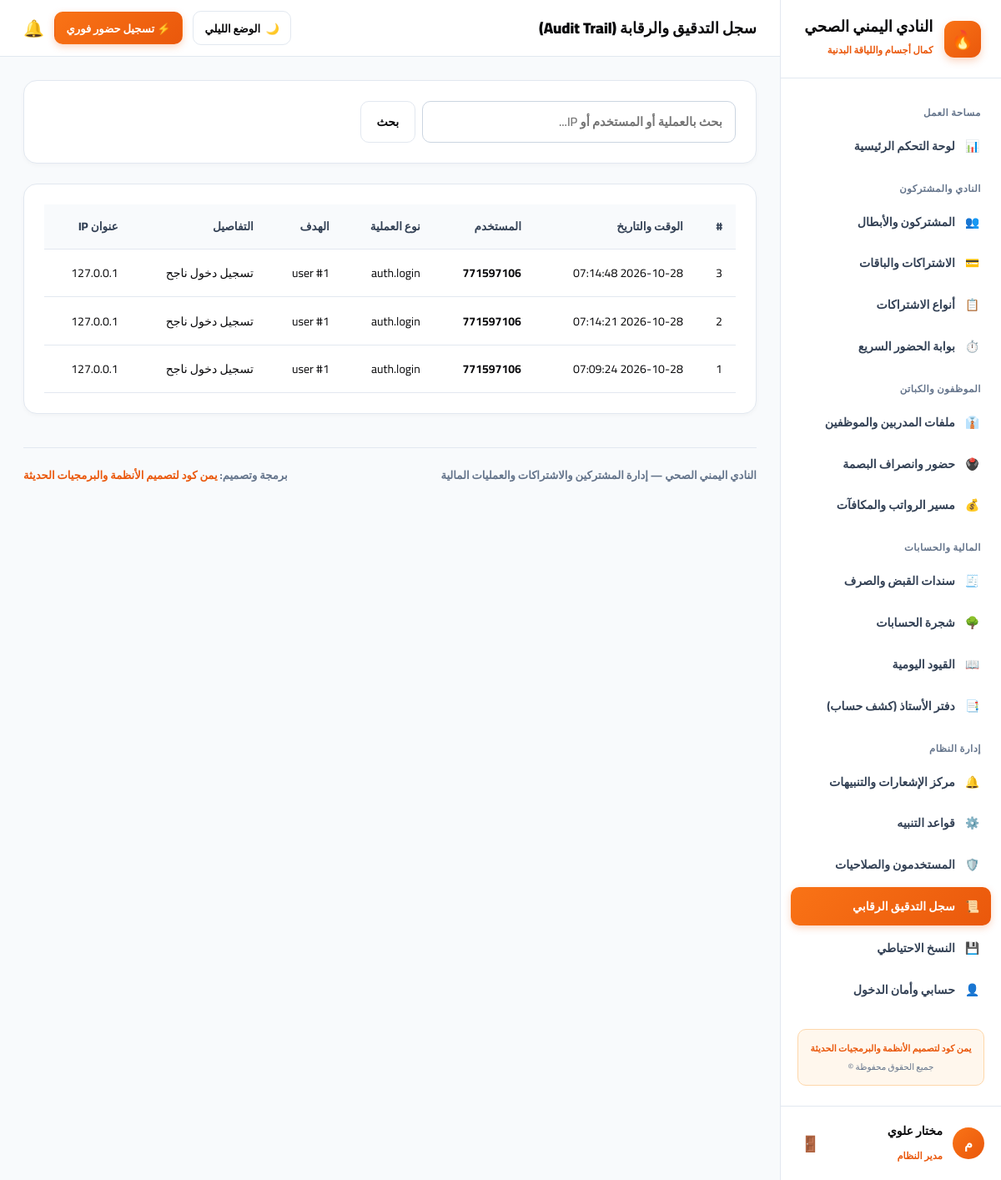
Before: /system/audit (signed in) with the older database file.
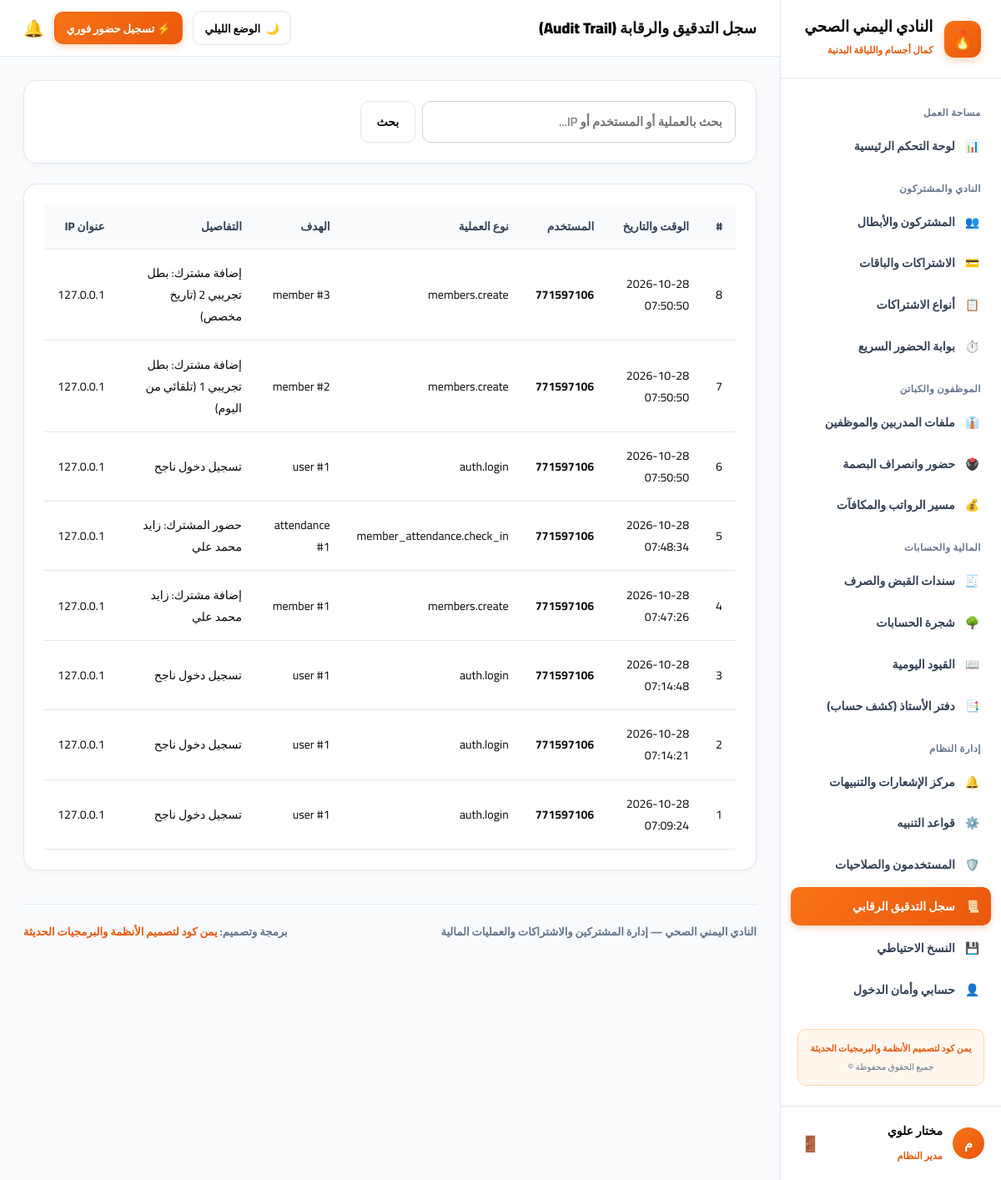
After: the same page with the newer database file.
### app/models.py (models this page shows, shortened)
class User(UserMixin, db.Model):
    __tablename__ = "users"
    id = db.Column(db.Integer, primary_key=True)
    username = db.Column(db.String(80), unique=True, nullable=False)
    password_hash = db.Column(db.String(255), nullable=False)
    full_name = db.Column(db.String(120), nullable=False)
    role_name = db.Column(db.String(50), default="مدير النظام")
    is_active = db.Column(db.Boolean, default=True)
    created_at = db.Column(db.DateTime, default=datetime.utcnow)

class AuditLog(db.Model):
    __tablename__ = "audit_logs"
    id = db.Column(db.Integer, primary_key=True)
    user_id = db.Column(db.Integer, nullable=True)
    username = db.Column(db.String(80), nullable=True)
    action = db.Column(db.String(100), nullable=False)
    target_type = db.Column(db.String(50), nullable=True)
    target_id = db.Column(db.String(50), nullable=True)
    details = db.Column(db.Text, nullable=True)
    ip_address = db.Column(db.String(50), default="127.0.0.1")
    created_at = db.Column(db.DateTime, default=datetime.utcnow)

### app/routes/system.py (the view, shortened to what this page needs)
@system_bp.route("/audit")
@login_required
def audit():
    q = request.args.get("q", "").strip()
    query = AuditLog.query
    logs = query.order_by(AuditLog.id.desc()).limit(100).all()
    return render_template("system/audit.html", logs=logs, q=q)

### app/templates/system/audit.html (shortened to what this page needs)
{% extends "base.html" %}
{% block header_title %}سجل التدقيق والرقابة (Audit Trail){% endblock %}
{% block content %}
<div class="card">
  <form method="GET" action="{{ url_for('system.audit') }}" style="display: flex; gap: 0.5rem; max-width: 450px;">
    <input type="text" name="q" value="{{ q }}" placeholder="بحث بالعملية أو المستخدم أو IP..." class="form-control">
    <button type="submit" class="btn btn-secondary">بحث</button>
  </form>
</div>
<div class="card">
  <div class="table-responsive">
    <table>
      <thead>
        <tr>
          <th>#</th>
          <th>الوقت والتاريخ</th>
          <th>المستخدم</th>
          <th>نوع العملية</th>
          <th>الهدف</th>
          <th>التفاصيل</th>
          <th>عنوان IP</th>
        </tr>
      </thead>
      <tbody>
        {% for l in logs %}
        <tr>
          <td>{{ l.id }}</td>
          <td>{{ l.created_at.strftime('%Y-%m-%d %H:%M:%S') }}</td>
          <td><strong>{{ l.username }}</strong></td>
          <td><code>{{ l.action }}</code></td>
          <td>{{ l.target_type or '-' }} {% if l.target_id %}#{{ l.target_id }}{% endif %}</td>
          <td>{{ l.details or '-' }}</td>
          <td><code>{{ l.ip_address }}</code></td>
        </tr>
        {% else %}
        <tr>
          <td colspan="7" style="text-align: center; color: #94a3b8; padding: 2rem;">لا توجد حركات مسجلة.</td>
        </tr>
        {% endfor %}
      </tbody>
    </table>
  </div>
</div>
{% endblock %}

### app/templates/base.html (shortened to what this page needs)
<!doctype html>
<html lang="ar" dir="rtl" data-theme="light">
<head>
  <link rel="stylesheet" href="{{ url_for('static', filename='css/theme-iron.css') }}">
</head>
<body>
  <div class="layout-root">
    <aside class="sidebar">
      <a href="{{ url_for('dashboard.index') }}" class="sidebar-brand">
        <div class="brand-icon">🔥</div>
        <div>
          <strong style="font-size: 1.15rem; display: block; line-height: 1.25; font-weight: 900;">النادي اليمني الصحي</strong>
          <span style="font-size: 0.72rem; color: var(--primary); font-weight: 800;">كمال أجسام واللياقة البدنية</span>
        </div>
      </a>
      <div class="sidebar-nav">
        <div class="nav-group-title">مساحة العمل</div>
        <a href="{{ url_for('dashboard.index') }}" class="nav-link {% if request.path == '/dashboard/' %}active{% endif %}">
          <span>📊</span>
          <span>لوحة التحكم الرئيسية</span>
        </a>
        <div class="nav-group-title">النادي والمشتركون</div>
        <a href="{{ url_for('members.index') }}" class="nav-link {% if '/members' in request.path %}active{% endif %}">
          <span>👥</span>
          <span>المشتركون والأبطال</span>
        </a>
        <a href="{{ url_for('subscriptions.index') }}" class="nav-link {% if request.path == '/subscriptions/' %}active{% endif %}">
          <span>💳</span>
          <span>الاشتراكات والباقات</span>
        </a>
        <a href="{{ url_for('subscriptions.plans') }}" class="nav-link {% if '/subscriptions/plans' in request.path %}active{% endif %}">
          <span>📋</span>
          <span>أنواع الاشتراكات</span>
        </a>
        <a href="{{ url_for('attendance.index') }}" class="nav-link {% if '/member-attendance' in request.path %}active{% endif %}">
          <span>⏱️</span>
          <span>بوابة الحضور السريع</span>
        </a>
        <div class="nav-group-title">الموظفون والكباتن</div>
        <a href="{{ url_for('employees.index') }}" class="nav-link {% if request.path == '/employees/' %}active{% endif %}">
          <span>👔</span>
          <span>ملفات المدربين والموظفين</span>
        </a>
        <a href="{{ url_for('employees.attendance') }}" class="nav-link {% if '/employees/attendance' in request.path %}active{% endif %}">
          <span>🖲️</span>
          <span>حضور وانصراف البصمة</span>
        </a>
        <a href="{{ url_for('employees.payroll') }}" class="nav-link {% if '/employees/payroll' in request.path %}active{% endif %}">
          <span>💰</span>
          <span>مسير الرواتب والمكافآت</span>
        </a>
        <div class="nav-group-title">المالية والحسابات</div>
        <a href="{{ url_for('accounting.vouchers') }}" class="nav-link {% if '/accounting/vouchers' in request.path %}active{% endif %}">
          <span>🧾</span>
          <span>سندات القبض والصرف</span>
        </a>
        <a href="{{ url_for('accounting.accounts') }}" class="nav-link {% if '/accounting/accounts' in request.path %}active{% endif %}">
          <span>🌳</span>
          <span>شجرة الحسابات</span>
        </a>
        <a href="{{ url_for('accounting.journal') }}" class="nav-link {% if '/accounting/journal' in request.path %}active{% endif %}">
          <span>📖</span>
          <span>القيود اليومية</span>
        </a>
        <a href="{{ url_for('accounting.ledger') }}" class="nav-link {% if '/accounting/ledger' in request.path %}active{% endif %}">
          <span>📑</span>
          <span>دفتر الأستاذ (كشف حساب)</span>
        </a>
        <div class="nav-group-title">إدارة النظام</div>
        <a href="{{ url_for('notifications.index') }}" class="nav-link {% if request.path == '/notifications/' %}active{% endif %}">
          <span>🔔</span>
          <span>مركز الإشعارات والتنبيهات</span>
        </a>
        <a href="{{ url_for('notifications.rules') }}" class="nav-link {% if '/notifications/rules' in request.path %}active{% endif %}">
          <span>⚙️</span>
          <span>قواعد التنبيه</span>
        </a>
        <a href="{{ url_for('auth.users') }}" class="nav-link {% if '/auth/users' in request.path %}active{% endif %}">
          <span>🛡️</span>
          <span>المستخدمون والصلاحيات</span>
        </a>
        <a href="{{ url_for('system.audit') }}" class="nav-link {% if '/system/audit' in request.path %}active{% endif %}">
          <span>📜</span>
          <span>سجل التدقيق الرقابي</span>
        </a>
        <a href="{{ url_for('system.backup') }}" class="nav-link {% if '/system/backup' in request.path %}active{% endif %}">
          <span>💾</span>
          <span>النسخ الاحتياطي</span>
        </a>
        <a href="{{ url_for('auth.profile') }}" class="nav-link {% if '/auth/profile' in request.path %}active{% endif %}">
          <span>👤</span>
          <span>حسابي وأمان الدخول</span>
        </a>
        <div style="margin: 1.5rem 0.5rem 0.5rem 0.5rem; padding: 0.75rem; background: var(--badge-fire-bg); border: 1px solid var(--badge-fire-border); border-radius: 10px; text-align: center;">
          <span style="display: block; font-size: 0.68rem; font-weight: 800; color: var(--primary);">يمن كود لتصميم الأنظمة والبرمجيات الحديثة</span>
          <span style="display: block; font-size: 0.65rem; color: var(--text-caption); margin-top: 2px;">جميع الحقوق محفوظة ©</span>
        </div>
      </div>
      <div class="sidebar-user">
        <div class="user-info">
          <div class="user-avatar">{{ current_user.full_name[0] if current_user.is_authenticated else 'م' }}</div>
          <div>
            <strong style="font-size: 0.88rem; display: block; font-weight: 900;">{{ current_user.full_name if current_user.is_authenticated else 'مستخدم' }}</strong>
            <span style="font-size: 0.72rem; color: var(--primary); font-weight: 800;">{{ current_user.role_name if current_user.is_authenticated else 'مدير النادي' }}</span>
          </div>
        </div>
        <form method="POST" action="{{ url_for('auth.logout') }}">
          <button type="submit" title="تسجيل الخروج" style="background: none; border: none; cursor: pointer; color: var(--text-caption); font-size: 1.15rem; padding: 4px;">
            🚪
          </button>
        </form>
      </div>
    </aside>
    <div class="main-wrapper">
      <header class="topbar">
        <div>
          <h1 style="font-size: 1.15rem; margin: 0; font-weight: 900; color: var(--text-main);">
            {% block header_title %}النادي اليمني الصحي · نظام إدارة الصالة والأنشطة الرياضية{% endblock %}
          </h1>
        </div>
        <div style="display: flex; align-items: center; gap: 0.75rem;">
          <button type="button" class="theme-switch-btn" id="themeToggleBtn" onclick="toggleTheme()" title="التبديل بين الوضع الليلي والنهاري">
            <span id="themeBtnIcon">🌙</span>
            <span id="themeBtnText">الوضع الليلي</span>
          </button>
          <a href="{{ url_for('attendance.index') }}" class="btn btn-primary" style="font-size: 0.82rem; padding: 0.4rem 0.85rem;">
            ⚡ تسجيل حضور فوري
          </a>
          <a href="{{ url_for('notifications.index') }}" title="الإشعارات" style="text-decoration: none; font-size: 1.25rem; position: relative;">
            🔔
          </a>
        </div>
      </header>
      <main class="content-area">
        {% block content %}{% endblock %}
        <footer style="margin-top: 2.5rem; padding-top: 1.25rem; border-top: 1.5px solid var(--card-border); display: flex; justify-content: space-between; align-items: center; flex-wrap: wrap; gap: 0.75rem; font-size: 0.82rem; color: var(--text-caption); font-weight: 700;">
          <div>
            <strong>النادي اليمني الصحي</strong> — إدارة المشتركين والاشتراكات والعمليات المالية
          </div>
          <div>
            برمجة وتصميم: <strong style="color: var(--primary);">يمن كود لتصميم الأنظمة والبرمجيات الحديثة</strong>
          </div>
        </footer>
      </main>
    </div>
  </div>
</body>
</html>

Changed rows visible on the page:
added AuditLog: id "8", created_at "2026-10-28 07:50:50", username "771597106", action "members.create", target_type "member", target_id "3", details "إضافة مشترك: بطل تجريبي 2 (تاريخ مخصص)", ip_address "127.0.0.1"
added AuditLog: id "7", created_at "2026-10-28 07:50:50", username "771597106", action "members.create", target_type "member", target_id "2", details "إضافة مشترك: بطل تجريبي 1 (تلقائي من اليوم)", ip_address "127.0.0.1"
added AuditLog: id "6", created_at "2026-10-28 07:50:50", username "771597106", action "auth.login", target_type "user", target_id "1", details "تسجيل دخول ناجح", ip_address "127.0.0.1"
added AuditLog: id "5", created_at "2026-10-28 07:48:34", username "771597106", action "member_attendance.check_in", target_type "attendance", target_id "1", details "حضور المشترك: زايد محمد علي", ip_address "127.0.0.1"
added AuditLog: id "4", created_at "2026-10-28 07:47:26", username "771597106", action "members.create", target_type "member", target_id "1", details "إضافة مشترك: زايد محمد علي", ip_address "127.0.0.1"
